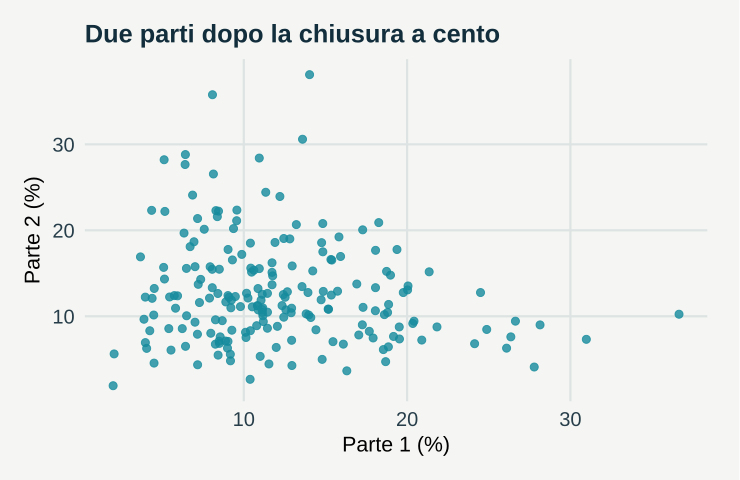

This chart was generated by the following R code:
# GeoStat Lab — funzioni comuni. R >= 4.3; ggplot2 >= 3.4; jsonlite.
suppressPackageStartupMessages(library(ggplot2))
col_geo <- c('#168B9C','#BC5B35','#7054A4','#A17B19','#227864','#64748B')
theme_set(theme_minimal(base_size=17, base_family='sans') + theme(
  plot.background=element_rect(fill='#F5F6F3',colour=NA),
  panel.background=element_rect(fill='#F5F6F3',colour=NA),
  panel.grid.minor=element_blank(),panel.grid.major=element_line(colour='#DCE3E2'),
  plot.title=element_text(size=19,face='bold',colour='#122D3B'),
  plot.subtitle=element_text(size=13,colour='#405560',margin=margin(b=12)),
  axis.text=element_text(size=15,colour='#273E4A'),axis.title=element_text(size=16),
  legend.position='bottom',legend.title=element_blank(),legend.text=element_text(size=14),
  strip.text=element_text(size=15,face='bold'),plot.margin=margin(18,24,18,18)))
metric <- function(...) data.frame(grandezza=names(c(...)),valore=as.character(c(...)),check.names=FALSE)
f <- function(x,d=3) {out<-formatC(x,digits=d,format='fg');out[!is.finite(x)]<-'Non definito';out}
line_plot <- function(d,x='x',y='y',title='',xl=x,yl=y,group=NULL) {
 p<-ggplot(d,aes(x=.data[[x]],y=.data[[y]]))
 if(is.null(group)) p<-p+geom_line(colour=col_geo[1],linewidth=1.05) else p<-p+aes(colour=.data[[group]],group=.data[[group]])+geom_line(linewidth=1)+scale_colour_manual(values=col_geo)
 p+labs(title=title,x=xl,y=yl)
}
point_plot <- function(d,x='x',y='y',title='',xl=x,yl=y,group=NULL) {
 p<-ggplot(d,aes(x=.data[[x]],y=.data[[y]]))
 if(is.null(group))p<-p+geom_point(colour=col_geo[1],size=2.5,alpha=.8) else p<-p+aes(colour=.data[[group]])+geom_point(size=2.7,alpha=.85)+scale_colour_manual(values=col_geo)
 p+labs(title=title,x=xl,y=yl)
}
hist_plot<-function(x,title='',xl='Valore',bins=20)ggplot(data.frame(x=x),aes(x))+geom_histogram(bins=bins,fill=col_geo[1],colour='#F5F6F3')+labs(title=title,x=xl,y='Frequenza')
bar_plot<-function(d,x='gruppo',y='valore',title='',yl='Valore')ggplot(d,aes(x=.data[[x]],y=.data[[y]],fill=.data[[x]]))+geom_col(width=.65)+scale_fill_manual(values=rep(col_geo,length.out=length(unique(d[[x]])) ))+guides(fill='none')+labs(title=title,x=NULL,y=yl)
map_plot<-function(d,z='z',title='',xl='Est [km]',yl='Nord [km]')ggplot(d,aes(x,y,fill=.data[[z]]))+geom_raster()+coord_equal()+scale_fill_gradientn(colours=c('#153F56','#298C9C','#B8CDB2','#F1D889','#AD542F'))+labs(title=title,x=xl,y=yl)
acf_data<-function(x,lag=20){a<-acf(x,lag.max=min(lag,length(x)-1),plot=FALSE);data.frame(x=as.vector(a$lag)[-1],y=as.vector(a$acf)[-1])}
# AR(1), distribuzione marginale stazionaria N(0, 1).
ar_series<-function(n,rho){x<-numeric(n);x[1]<-rnorm(1);for(i in 2:n)x[i]<-rho*x[i-1]+sqrt(1-rho^2)*rnorm(1);x}
# Distanze euclidee in unità metriche già dichiarate; nessuna conversione implicita di CRS.
dist_cross<-function(a,b)sqrt(outer(a[,1],b[,1],'-')^2+outer(a[,2],b[,2],'-')^2)
# Predittore IDW: i punti coincidenti ricevono esattamente il valore osservato.
idw<-function(xy,z,new,power=2){dd<-dist_cross(new,xy);apply(dd,1,function(d)if(any(d<1e-10))mean(z[d<1e-10])else weighted.mean(z,d^(-power)))}
# CART didattico binario: divisioni assiali che minimizzano l'impurità di Gini.
cart_fit<-function(x,y,depth=2,minleaf=4){
 node<-list(p=mean(y),n=length(y));if(depth<1||length(unique(y))<2||length(y)<2*minleaf)return(node)
 best<-Inf
 for(j in seq_len(ncol(x))){v<-sort(unique(x[,j])); if(length(v)<2)next
  for(cut in (head(v,-1)+tail(v,-1))/2){left<-x[,j]<=cut;nl<-sum(left);nr<-sum(!left);if(min(nl,nr)<minleaf)next
   score<-nl*mean(y[left])*(1-mean(y[left]))+nr*mean(y[!left])*(1-mean(y[!left]))
   if(score<best){best<-score;node$j<-j;node$cut<-cut;split<-left}
  }
 }
 if(is.finite(best)){node$left<-cart_fit(x[split,,drop=FALSE],y[split],depth-1,minleaf);node$right<-cart_fit(x[!split,,drop=FALSE],y[!split],depth-1,minleaf)};node
}
cart_predict<-function(tree,x)apply(x,1,function(row){t<-tree;while(!is.null(t$j))t<-if(row[t$j]<=t$cut)t$left else t$right;t$p})
p <- list(D = 8, seed = 17)
set.seed(p$seed)
D <- p$D

W <- matrix(rlnorm(200 * D, 0, 0.5), ncol = D)

X <- 100 * W/rowSums(W)

alto <- upper.tri(diag(D))

r_grezze <- cor(W)[alto]

r_chiuse <- cor(X)[alto]

data <- data.frame(x = X[, 1], y = X[, 2])

plots <- list(point_plot(data, title = "Due parti dopo la chiusura a cento", xl = "Parte 1 (%)", yl = "Parte 2 (%)"))

metrics <- metric(`Correlazione media prima della chiusura` = f(mean(r_grezze)), `Correlazione media dopo la chiusura` = f(mean(r_chiuse)), 
    `Valore −1/(D−1)` = f(-1/(D - 1)), `Coppie di parti` = length(r_chiuse))
print(metrics,row.names=FALSE)
ggplot2::ggsave('m17-chiusura-B.svg',plots[[1]],device=svglite::svglite,width=7.7,height=5.0,bg='#F8F6F1')
